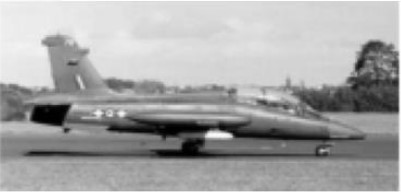
#> input picture exp1/1.jpg, 401 x 192 px
$ jupyter execute Untitled.ipynb
#> lines starting #> are read from the running program, lines starting #| are printed output that depends on the picture; after the words box and inside, x2 and y2 are one past the last pixel; in counts of white or black regions, pixels touching at a corner belong together
[cell 1]
import numpy as np
import matplotlib.pyplot as plt
from skimage import io, color, feature
from skimage.transform import rescale
image_path = '1.jpg'
image = io.imread(image_path)
#> image is the input picture: shape (192, 401, 3); min 0, max 255, mean 164.3
gray_image = color.rgb2gray(image)
scaled_image = rescale(gray_image, 0.5)
hog_features, hog_image = feature.hog(scaled_image, visualize=True)
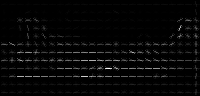
#> hog_image: shape (96, 200) float64; min 0, max 0.281, mean 0.00734; drawn with min black and max white
#> hog_features = 18630 values, max 0.545 at index 16933, min 0 at index 160, mean 0.0657
fig, (ax1, ax2) = plt.subplots(1, 2, figsize=(12, 6))
ax1.imshow(scaled_image, cmap=plt.cm.gray)
ax1.set_title('Original Image')
ax1.axis('off')
ax2.imshow(hog_image, cmap=plt.cm.gray)
ax2.set_title('HOG Features')
ax2.axis('off')
plt.show()
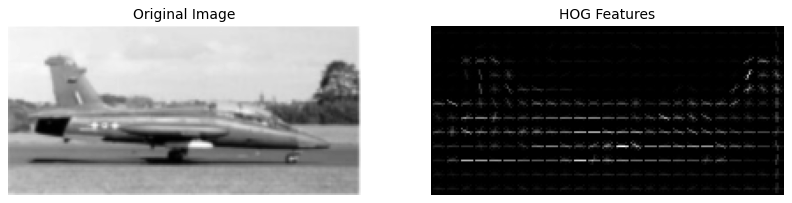
#> figure drawn by matplotlib, 2 panels

[cell 2]
import cv2
from matplotlib import pyplot as plt
img = cv2.imread('1.jpg')
plt.imshow(img)
plt.show()
gray= cv2.cvtColor(img,cv2.COLOR_BGR2GRAY)
sift = cv2.xfeatures2d.SIFT_create()
kp = sift.detect(gray, None)
#> kp = 237 keypoints; strongest (x, y, size): (50, 114, 17.5), (211, 135, 6.8), (226, 135, 5.8), (222, 127, 6.9)
img=cv2.drawKeypoints(gray ,
kp ,
img ,
flags=cv2.DRAW_MATCHES_FLAGS_DRAW_RICH_KEYPOINTS)
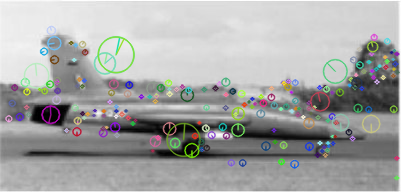
#> img: shape (192, 401, 3); 12.86% of pixels changed, all inside (x1, y1, x2, y2) = (4, 25, 401, 181)
plt.imshow(img)
plt.show()
